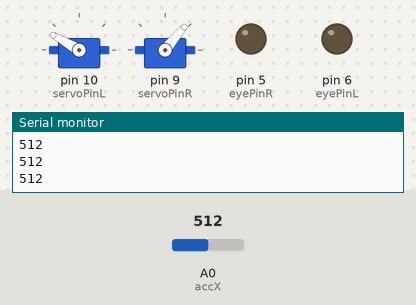
Simulated run of this sketch. Board: Arduino Uno, built with avr-gcc and run on an emulated ATmega328P. On the bench: 2 × servo, output pins drawn as LEDs (lit = HIGH), the last lines printed to the serial monitor. The inputs (shaded band) are chosen by the test bench; at power-on: A0 (accX) = 512.

Above: at 2.1 s.
2.2 s: A0 (accX) set to 352
3.7 s: A0 (accX) set to 332
At 4.69 s:
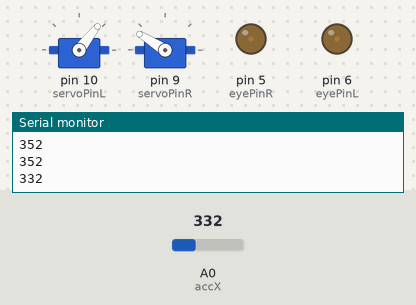
At 5.31 s:
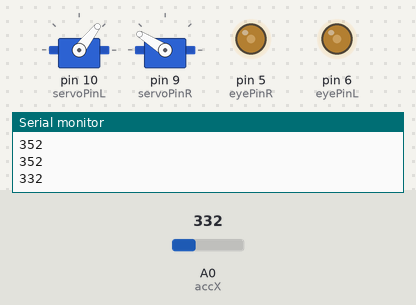
6.7 s: A0 (accX) set to 378
8.3 s: A0 (accX) set to 406
At 8.76 s:
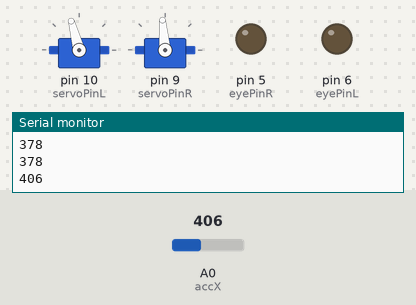
Timing chart, 0 to 11.3 s (numbered marks = the images above; inputs shaded):
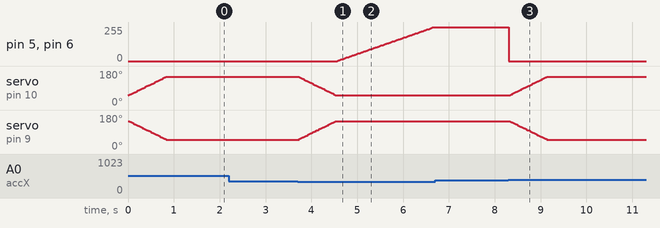

Measured:
- the behaviour switches between 340 and 339 on A0 (accX) (found by bisection; images 0 and 1)
- the behaviour switches between 395 and 396 on A0 (accX) (found by bisection; images 2 and 3)
- after the input at 3.7 s, pin 5 (eyePinR), pin 6 (eyePinL): moves from 0/255 to 255/255 over 2.1 s, starting after 0.87 s; servo on pin 10 (servoPinL): moves from 150° to 52° over 0.79 s, starting at once; servo on pin 9 (servoPinR): moves from 50° to 148° over 0.79 s, starting at once
- after the input at 8.3 s, pin 5 (eyePinR), pin 6 (eyePinL): 255/255 → 0/255 at once; servo on pin 10 (servoPinL): moves from 52° to 150° over 0.79 s, starting at once; servo on pin 9 (servoPinR): moves from 148° to 50° over 0.79 s, starting at once

The sketch:

MaskAccel.ino
```cpp
#include <Servo.h>

Servo myservoL;  // create servo controller
Servo myservoR;

const int servoPinL = 10;      // pin where I attach servo
const int servoPinR = 9;      // pin where I attach servo

const int eyePinL = 6;       // pin where I attach the leds
const int eyePinR = 5;       // pin where I attach the leds

const int accX = A0; // pin where I attach the x analog from accelerometer
int accValue;

int eyeFade = 0;
int pos = 0;    // actual servo position
int dir = 1;    // actual servo direction

void setup()
{
  myservoL.write( leftServoPos(0) );
  myservoR.write( rightServoPos(0) );

  pinMode(eyePinL, OUTPUT); // pin button is in output
  pinMode(eyePinR, OUTPUT); // pin button is in output
  digitalWrite(eyePinL,0);
  digitalWrite(eyePinR,0);
  digitalWrite(eyePinL,255);
  digitalWrite(eyePinR,255);
  Serial.begin(9600);

}

int leftServoPos(int val){
  return map(val, 0, 100, 52, 150);
}
int rightServoPos(int val){
  return map(val, 0, 100, 148, 50);
}

void loop()
{
  analogReference(EXTERNAL);    //connect 3.3v to AREF
  accValue = analogRead(accX); // map(analogRead(accX), 0, 1023, 0, 255);

  Serial.println(accValue);
  if ((accValue > 395) && (dir == 1)){ //451 - 320
      digitalWrite(eyePinL,0);
      digitalWrite(eyePinR,0);
      myservoL.attach(servoPinL);
      myservoR.attach(servoPinR);
      for(pos = 0; pos <= 100; pos += 1) // goes from 0 degrees to 180 degrees
      {                                  // in steps of 1 degree
        // tell servo to go to position in variable 'pos'
        myservoL.write( leftServoPos(pos) );
        myservoR.write( rightServoPos(pos) );
        delay(8);
      }
      myservoL.detach();
      myservoR.detach();
      dir *= -1;
      delay(500);
      return;
    }


  if ((accValue < 340) && (dir == -1)){
      myservoL.attach(servoPinL);
      myservoR.attach(servoPinR);
      for(pos = 100; pos>=0; pos-=1)     // goes from 180 degrees to 0 degrees
      {
        // tell servo to go to position in variable 'pos'
        myservoL.write( leftServoPos(pos) );
        myservoR.write( rightServoPos(pos) );
        delay(8);
      }
      for(eyeFade = 0; eyeFade <= 255; eyeFade += 3) // fadein effect
      {
        analogWrite(eyePinL,eyeFade);
        analogWrite(eyePinR,eyeFade);
        delay(25);
      }
      myservoL.detach();
      myservoR.detach();
      dir *= -1;
      delay(500);
      return;
    }


}
```
